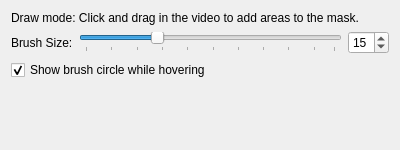
<?xml version="1.0" encoding="UTF-8"?>
<ui version="4.0">
 <class>MaskDrawSelectionWidget</class>
 <widget class="QWidget" name="MaskDrawSelectionWidget">
  <property name="geometry">
   <rect>
    <x>0</x>
    <y>0</y>
    <width>400</width>
    <height>150</height>
   </rect>
  </property>
  <property name="windowTitle">
   <string>Form</string>
  </property>
  <layout class="QVBoxLayout" name="verticalLayout">
   <item>
    <widget class="QLabel" name="descriptionLabel">
     <property name="text">
      <string>Draw mode: Click and drag in the video to add areas to the mask.</string>
     </property>
     <property name="wordWrap">
      <bool>true</bool>
     </property>
    </widget>
   </item>
   <item>
    <layout class="QHBoxLayout" name="horizontalLayout">
     <item>
      <widget class="QLabel" name="brushSizeLabel">
       <property name="text">
        <string>Brush Size:</string>
       </property>
      </widget>
     </item>
     <item>
      <widget class="QSlider" name="brushSizeSlider">
       <property name="minimum">
        <number>1</number>
       </property>
       <property name="maximum">
        <number>50</number>
       </property>
       <property name="value">
        <number>15</number>
       </property>
       <property name="orientation">
        <enum>Qt::Horizontal</enum>
       </property>
       <property name="tickPosition">
        <enum>QSlider::TicksBelow</enum>
       </property>
       <property name="tickInterval">
        <number>5</number>
       </property>
      </widget>
     </item>
     <item>
      <widget class="QSpinBox" name="brushSizeSpinBox">
       <property name="minimum">
        <number>1</number>
       </property>
       <property name="maximum">
        <number>50</number>
       </property>
       <property name="value">
        <number>15</number>
       </property>
      </widget>
     </item>
    </layout>
   </item>
   <item>
    <widget class="QCheckBox" name="showCircleCheckbox">
     <property name="text">
      <string>Show brush circle while hovering</string>
     </property>
     <property name="checked">
      <bool>true</bool>
     </property>
    </widget>
   </item>
   <item>
    <spacer name="verticalSpacer">
     <property name="orientation">
      <enum>Qt::Vertical</enum>
     </property>
     <property name="sizeHint" stdset="0">
      <size>
       <width>20</width>
       <height>40</height>
      </size>
     </property>
    </spacer>
   </item>
  </layout>
 </widget>
 <resources/>
 <connections/>
</ui> 
